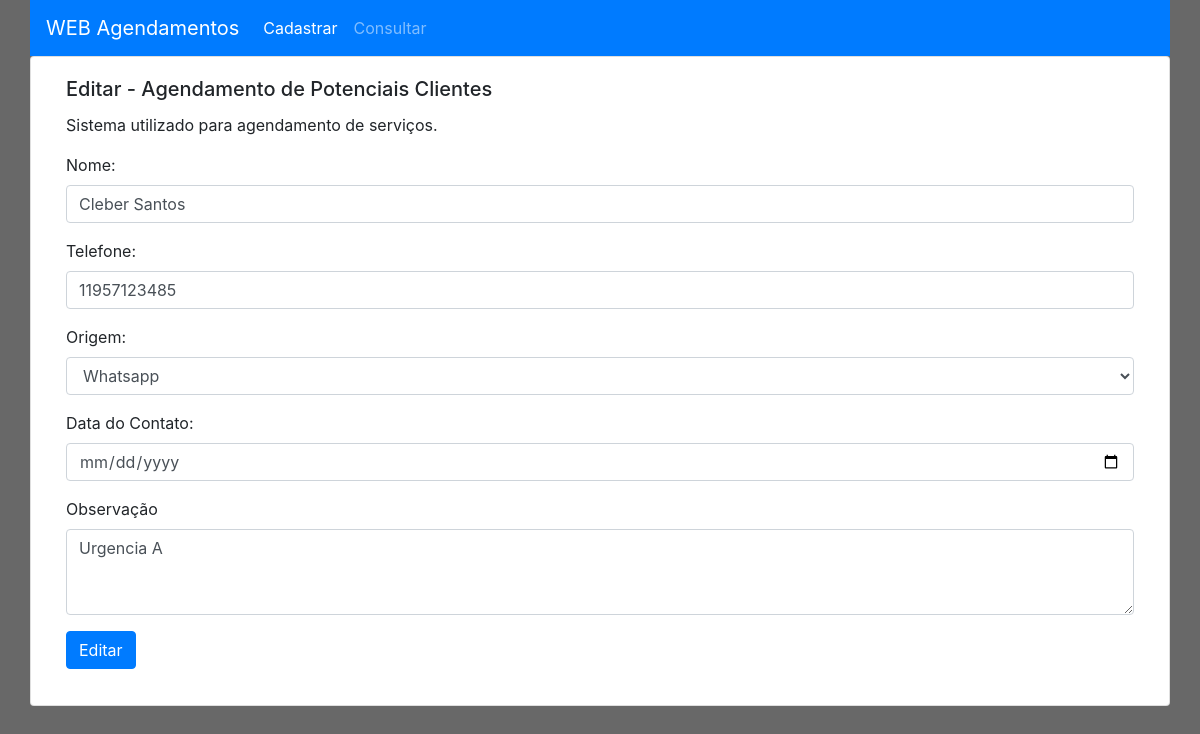
Page /update.php?id=4 on the committed database.
### tables this page shows
CREATE TABLE `agendamentos` (
  `id` int(11) NOT NULL,
  `nome` varchar(50) DEFAULT NULL,
  `telefone` varchar(15) DEFAULT NULL,
  `origem` varchar(30) DEFAULT NULL,
  `data_contato` datetime DEFAULT NULL,
  `observacao` varchar(100) DEFAULT NULL
);

### controller/ControllerCadastro.php (called while the page is built, shortened)
<?php
$root = realpath($_SERVER["DOCUMENT_ROOT"]);
require_once("$root/html-bd-proj/model/cadastro.php");
class cadastroController{
    private $cadastro;
    public function __construct(){
        $this->cadastro = new Cadastro();
    }
    public function listar($id){
        return $result = $this->cadastro->listar($id);
    }
}

### model/banco.php (called while the page is built, shortened)
<?php
class Banco{
    protected $mysqli;
    private function conexao(){
        $this->mysqli = new mysqli(BD_SERVIDOR, BD_USUARIO, BD_SENHA, BD_BANCO);
    }
    public function getAgendamentos($id) {
        try {
            if(isset($id) && $id > 0){
                $stmt = $this->mysqli->query("select * from agendamentos WHERE id = '" . $id . "';");
            }else{
                $stmt = $this->mysqli->query("select * from agendamentos;");
            }
            $lista = $stmt->fetch_all(MYSQLI_ASSOC);
            $f_lista = array();
            $i = 0;
            foreach ($lista as $l) {
                $f_lista[$i]['id'] = $l['id'];
                $f_lista[$i]['nome'] = $l['nome'];
                $f_lista[$i]['telefone'] = $l['telefone'];
                $f_lista[$i]['origem'] = $l['origem'];
                $f_lista[$i]['data_contato'] = $l['data_contato'];
                $f_lista[$i]['observacao'] = $l['observacao'];
                $i++;
            }
            return $f_lista;
        } catch (Exception $e) {
            echo "Erro:" . $e;
        }
    }
}
?>

### model/cadastro.php (called while the page is built, shortened)
<?php
require_once("banco.php");
class Cadastro extends Banco {
    public function listar($id){
    	return $this->getAgendamentos($id);
    }
}
?>

### update.php (the view, shortened to what this page needs)
<?php
require_once("controller/ControllerCadastro.php");
?>
<!DOCTYPE html>
<html>
<head>
	<link rel="stylesheet" href="bootstrap/css/bootstrap.css">
	<link rel="stylesheet" href="css/estilo.css">
</head>
<body>
	<div class="container">
		<div class="row">
			<nav class="navbar navbar-expand-lg navbar-dark bg-primary col-12">
			<a class="navbar-brand" href="index.php">WEB Agendamentos</a>
				<div class="collapse navbar-collapse" id="navbarNavDropdown">
					<ul class="navbar-nav">
						<li class="nav-item active">
							<a class="nav-link" href="index.php">Cadastrar<span class="sr-only">(current)</span></a>
						</li>
						<li class="nav-item">
							<a class="nav-link" href="consultarClientes.php">Consultar</a>
						</li>
					</ul>
				</div>
			</nav>
		</div>
		<div class="row">
			<div class="card mb-3 col-12">
				<div class="card-body">
					<h5 class="card-title">Editar - Agendamento de Potenciais Clientes</h5>
					<p class="card-text">Sistema utilizado para agendamento de serviços.</p>
					<p>
						<?php
							$controller = new cadastroController();
							$resultado = $controller->listar($_GET['id']);
						?>
						<form method="post" action="controller/ControllerCadastro.php?funcao=editar&id=<?php echo $resultado[0]['id']; ?>" id="form" name="form">
							<div class="form-group">
								<label for="exampleFormControlInput1">Nome:</label>
								<input type="text" class="form-control" name="txtNome" required id="txtNome" value="<?php echo $resultado[0]['nome']; ?>">
							</div>
							<div class="form-group">
								<label for="exampleFormControlInput1">Telefone:</label>
								<input type="tel" class="form-control" required name="txtTelefone" id="txtTelefone" placeholder="(xx)xxxxx-xxxx" value="<?php echo $resultado[0]['telefone']; ?>">
							</div>
							<div class="form-group">
								<label for="exampleFormControlSelect1">Origem:</label>
								<select class="form-control" required name="txtOrigem" id="txtOrigem">
									<option <?php if($resultado[0]['origem'] == "Whatsapp"){ echo "selected"; } ?>>Whatsapp</option>
								</select>
							</div>
							<div class="form-group">
								<label for="exampleFormControlInput1">Data do Contato:</label>
								<input type="date" class="form-control" required name="txtDataContato" id="txtDataContato" value="<?php echo $resultado[0]['data_contato']; ?>">
							</div>
							<div class="form-group">
								<label for="exampleFormControlTextarea1">Observação</label>
								<textarea class="form-control" name="txtObservacao" id="txtObservacao" rows="3"><?php echo $resultado[0]['observacao']; ?></textarea>
							</div>
							<button type="submit" id="btnInserir" class="btn btn-primary">Editar</button>
						</form>
					</p>
				</div>
			</div>
		</div>
	</div>
</body>
</html>

### css/estilo.css (style rules this page uses)
body { background-color: #686868; }

### rows in the picture
agendamentos: txtNome "Cleber Santos", txtTelefone "11957123485", txtOrigem "Whatsapp", txtObservacao "Urgencia A"
